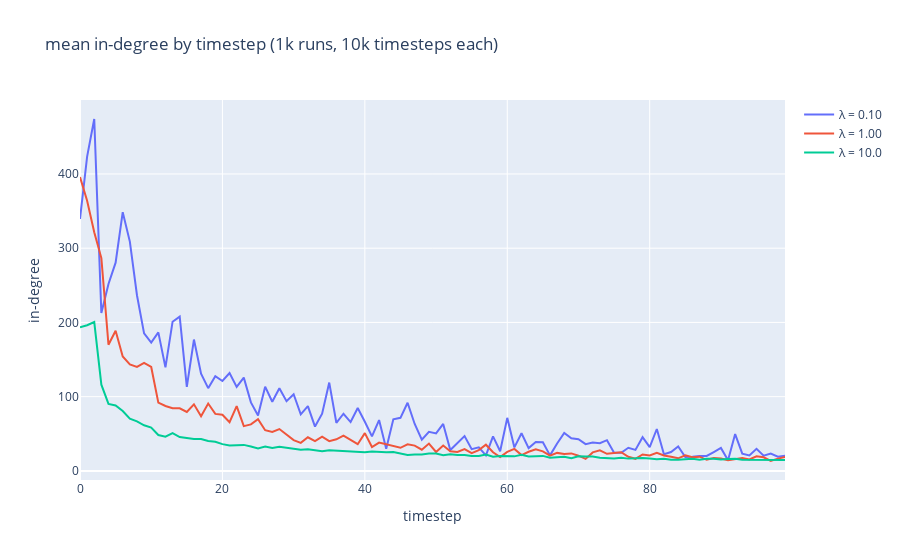
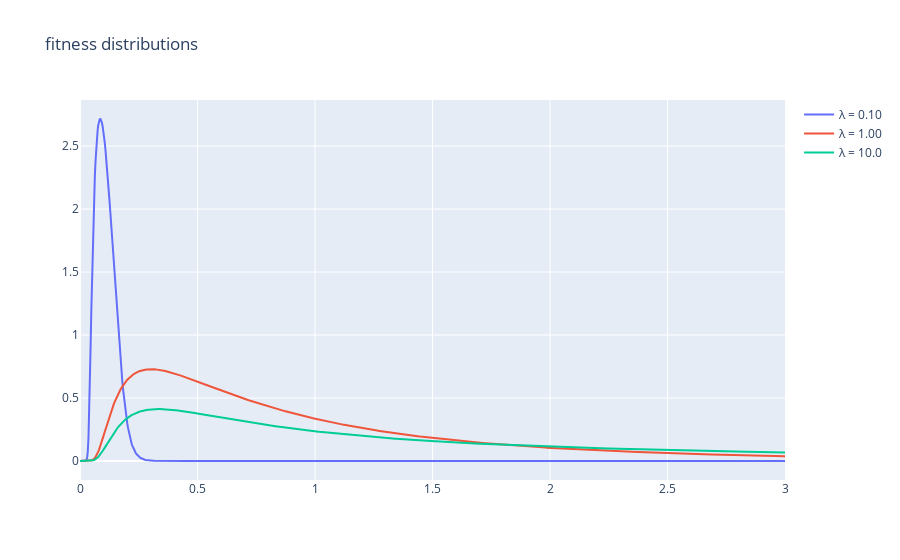

Here is the notebook cell these charts were saved with, in order:
### Code cell
dataset = [
    {
        "lambda": 1e-1,
        "name": "10k_1e-1l",
        "label": "λ = 0.10",
        "lambda": 0.1,
    },
    {
        "lambda": 1e0,
        "name": "10k_1e0l",
        "label": "λ = 1.00",
        "lambda": 1.0,
    },
    {
        "lambda": 1e1,
        "name": "10k_1e1l",
        "label": "λ = 10.0",
        "lambda": 10.0,
    },
]

data_fig = go.Figure()
dist_fig = go.Figure()

SHOW_TIMESTEP_MAX = 100
DIST_X = np.linspace(0, 3, num=1000)

for data in dataset:
    df = pd.read_csv(f"out/{data['name']}.csv")

    mean_in_degree = df.groupby(["id"])["in_degree"].mean()[0:SHOW_TIMESTEP_MAX]

    data_fig.add_trace(go.Scatter(x=mean_in_degree.index, y=mean_in_degree.values, name = data["label"]))
    dist_fig.add_trace(go.Scatter(x=DIST_X, y=invgauss.pdf(DIST_X, data["lambda"]), name = data["label"]))

data_fig.update_layout(title="mean in-degree by timestep (1k runs, 10k timesteps each)", xaxis_title="timestep", yaxis_title = "in-degree")
dist_fig.update_layout(title="fitness distributions")

data_fig.show()
dist_fig.show()

data_fig.write_image("out/in_degree_graph.png")
dist_fig.write_image("out/dist_graph.png")

### Figure 1 — Plotly figure (JSON) as saved in the notebook; plotly's stock layout.template omitted (floating-point values rounded to 4 significant figures)
{"data": [{"name": "λ = 0.10", "type": "scatter", "x": [0, 1, 2, 3, 4, 5, 6, 7, 8, 9, 10, 11, 12, 13, 14, 15, 16, 17, 18, 19, 20, 21, 22, 23, 24, 25, 26, 27, 28, 29, 30, 31, 32, 33, 34, 35, 36, 37, 38, 39, 40, 41, 42, 43, 44, 45, 46, 47, 48, 49, 50, 51, 52, 53, 54, 55, 56, 57, 58, 59, 60, 61, 62, 63, 64, 65, 66, 67, 68, 69, 70, 71, 72, 73, 74, 75, 76, 77, 78, 79, 80, 81, 82, 83, 84, 85, 86, 87, 88, 89, 90, 91, 92, 93, 94, 95, 96, 97, 98, 99], "y": [339.3, 423.4, 474.0, 212.6, 251.7, 280.5, 348.5, 308.9, 236.6, 185.2, 172.8, 186.5, 139.4, 201.0, 207.9, 113.1, 176.9, 131.1, 111.4, 127.5, 121.1, 131.8, 113.1, 125.6, 92.25, 74.52, 113.4, 93.2, 111.2, 93.84, 103.2, 76.22, 87.31, 59.71, 77.11, 119.0, 64.83, 76.97, 65.76, 84.79, 66.22, 46.55, 68.49, 29.72, 69.45, 71.49, 91.79, 63.18, 42.1, 52.54, 50.54, 63.25, 28.1, 37.01, 46.92, 29.22, 31.69, 20.98, 46.47, 26.47, 71.45, 31.63, 50.67, 30.72, 38.96, 38.69, 20.91, 36.83, 51.11, 44.03, 42.68, 36.05, 38.12, 37.38, 41.39, 24.32, 24.46, 31.17, 28.23, 45.38, 31.91, 56.43, 22.4, 25.46, 32.9, 18.67, 18.9, 20.15, 20.14, 25.37, 30.86, 14.22, 49.56, 23.28, 20.76, 29.73, 20.41, 23.2, 19.21, 20.39]}, {"name": "λ = 1.00", "type": "scatter", "x": [0, 1, 2, 3, 4, 5, 6, 7, 8, 9, 10, 11, 12, 13, 14, 15, 16, 17, 18, 19, 20, 21, 22, 23, 24, 25, 26, 27, 28, 29, 30, 31, 32, 33, 34, 35, 36, 37, 38, 39, 40, 41, 42, 43, 44, 45, 46, 47, 48, 49, 50, 51, 52, 53, 54, 55, 56, 57, 58, 59, 60, 61, 62, 63, 64, 65, 66, 67, 68, 69, 70, 71, 72, 73, 74, 75, 76, 77, 78, 79, 80, 81, 82, 83, 84, 85, 86, 87, 88, 89, 90, 91, 92, 93, 94, 95, 96, 97, 98, 99], "y": [395.7, 363.9, 321.5, 286.7, 169.9, 188.8, 154.0, 143.4, 140.2, 145.6, 140.0, 91.99, 87.4, 84.53, 84.31, 79.34, 89.65, 73.7, 90.75, 76.78, 75.64, 65.53, 87.21, 60.33, 62.65, 69.62, 54.78, 52.55, 56.38, 48.54, 41.53, 37.73, 45.24, 40.01, 46.08, 40.02, 42.56, 47.52, 41.77, 35.95, 50.92, 32.14, 38.07, 35.82, 32.98, 31.08, 35.81, 34.09, 28.59, 36.77, 25.41, 34.09, 26.42, 25.47, 29.45, 23.82, 28.08, 35.27, 25.08, 18.74, 25.65, 29.64, 21.27, 25.77, 29.1, 26.25, 20.58, 24.25, 22.73, 23.56, 20.47, 16.13, 24.91, 27.79, 22.98, 24.41, 25.21, 19.0, 16.27, 22.16, 20.79, 24.43, 20.72, 18.98, 16.93, 21.03, 18.31, 19.14, 14.94, 17.48, 16.55, 14.36, 15.7, 17.43, 15.31, 19.55, 18.28, 13.32, 16.52, 18.63]}, {"name": "λ = 10.0", "type": "scatter", "x": [0, 1, 2, 3, 4, 5, 6, 7, 8, 9, 10, 11, 12, 13, 14, 15, 16, 17, 18, 19, 20, 21, 22, 23, 24, 25, 26, 27, 28, 29, 30, 31, 32, 33, 34, 35, 36, 37, 38, 39, 40, 41, 42, 43, 44, 45, 46, 47, 48, 49, 50, 51, 52, 53, 54, 55, 56, 57, 58, 59, 60, 61, 62, 63, 64, 65, 66, 67, 68, 69, 70, 71, 72, 73, 74, 75, 76, 77, 78, 79, 80, 81, 82, 83, 84, 85, 86, 87, 88, 89, 90, 91, 92, 93, 94, 95, 96, 97, 98, 99], "y": [193.6, 196.2, 200.5, 116.1, 90.22, 88.14, 80.66, 70.37, 66.64, 61.42, 58.35, 48.3, 46.0, 50.92, 45.57, 44.27, 43.04, 42.81, 40.31, 39.3, 36.07, 34.16, 34.59, 35.02, 32.87, 30.32, 32.82, 30.7, 32.41, 31.17, 30.17, 28.39, 29.2, 27.92, 26.36, 27.94, 27.54, 26.71, 26.11, 25.49, 25.03, 26.24, 25.4, 25.22, 25.41, 23.2, 21.43, 21.94, 22.03, 23.48, 23.27, 21.16, 22.31, 21.32, 21.46, 20.04, 19.97, 22.16, 18.95, 20.18, 20.35, 19.56, 21.66, 19.26, 19.71, 20.19, 17.59, 18.27, 18.93, 17.05, 19.6, 19.53, 19.46, 17.68, 17.52, 16.68, 17.6, 16.52, 16.89, 17.5, 16.78, 15.56, 16.5, 15.12, 14.93, 15.92, 16.18, 14.94, 16.23, 16.21, 15.41, 16.07, 16.4, 15.11, 15.04, 14.89, 14.55, 14.39, 14.56, 14.65]}], "layout": {"title": {"text": "mean in-degree by timestep (1k runs, 10k timesteps each)"}, "xaxis": {"title": {"text": "timestep"}}, "yaxis": {"title": {"text": "in-degree"}}}}

### Figure 2 — Plotly figure (JSON) as saved in the notebook; plotly's stock layout.template omitted (floating-point values rounded to 4 significant figures; data arrays with more than 128 entries replaced by an {"elided": "..."} marker saying what was removed)
{"data": [{"name": "λ = 0.10", "type": "scatter", "x": {"elided": "1000 float values"}, "y": {"elided": "1000 float values"}}, {"name": "λ = 1.00", "type": "scatter", "x": {"elided": "1000 float values"}, "y": {"elided": "1000 float values"}}, {"name": "λ = 10.0", "type": "scatter", "x": {"elided": "1000 float values"}, "y": {"elided": "1000 float values"}}], "layout": {"title": {"text": "fitness distributions"}}}
